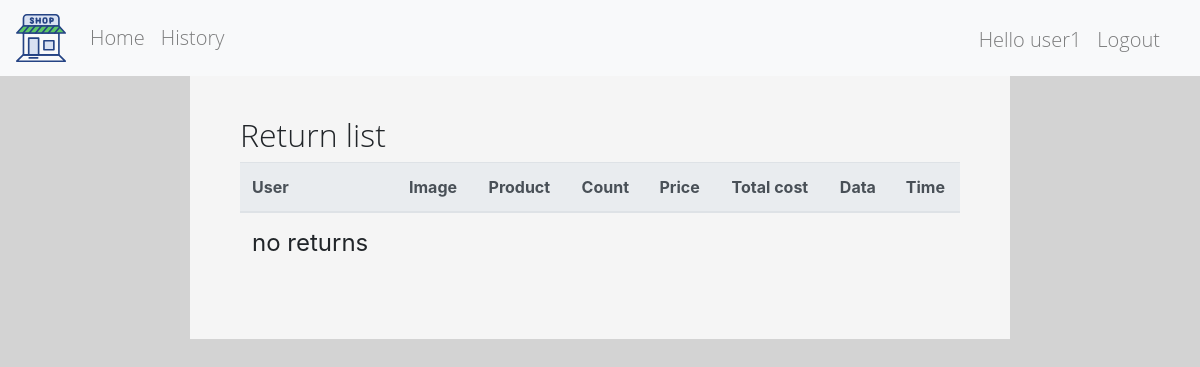
The page /return_list/ (signed in) on the database as committed earlier.
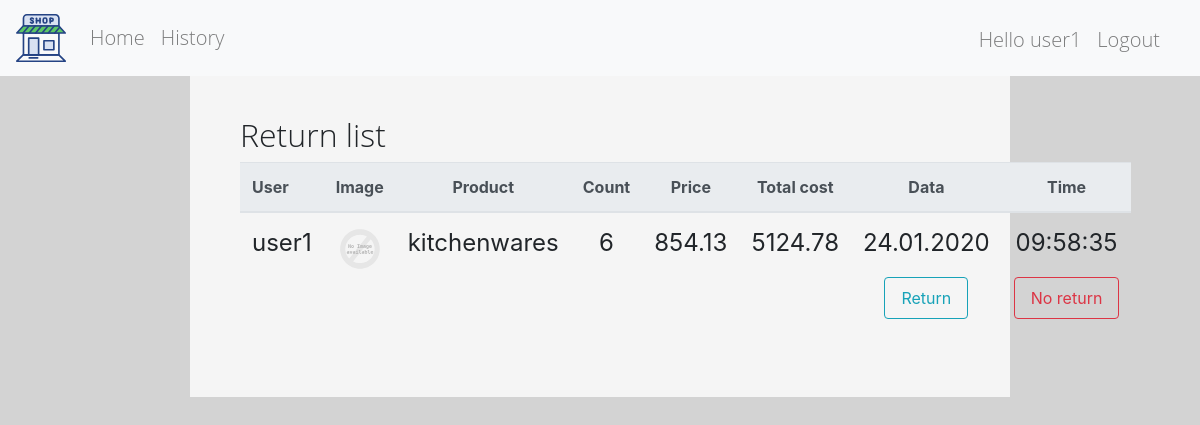
The same page on the database as committed later.
### shop/models.py (models this page shows, shortened)
class Return(models.Model):
    purchase = models.OneToOneField(to=Purchase, on_delete=models.CASCADE, primary_key=True, related_name='purchase')
    time = models.DateTimeField(auto_now_add=True)

class Purchase(models.Model):
    buyer = models.ForeignKey(User, on_delete=models.DO_NOTHING)
    product = models.ForeignKey(Product, on_delete=models.DO_NOTHING, related_name='product')
    count = models.PositiveIntegerField()
    time = models.DateTimeField(auto_now_add=True)

class Product(models.Model):
    name = models.CharField(max_length=50)
    description = models.CharField(max_length=256)
    price = models.DecimalField(
        decimal_places=2,
        max_digits=12,
        validators=[MinValueValidator(Decimal('0.01'))]
    )
    photo = models.FileField(upload_to='shop/product_image/')
    count = models.PositiveIntegerField()

### shop/views.py (the view)
# urls.py: path('return_list/', ReturnList.as_view(), name='return_list'),
class ReturnList(ListView):
    template_name = 'shop/return/list.html'
    model = models.Return
    context_object_name = 'returns'
    paginate_by = 6
    ordering = 'time'
    page_kwarg = 'page'
    def setup(self, request, *args, **kwargs):
        super().setup(request, *args, **kwargs)
        self.get_queryset()
    def get_queryset(self):
        qs = super().get_queryset()
        qs = qs.annotate(total=ExpressionWrapper(
            F('purchase__count') * F('purchase__product__price'), output_field=DecimalField()))
        return qs
    def get_context_data(self, *, object_list=None, **kwargs):
        context = super().get_context_data(object_list=None, **kwargs)
        return context

### shop/templates/shop/return/list.html (shortened to what this page needs)
{% extends 'shop/page_item/base.html' %}
{% load staticfiles %}
{% block content %}
    {% if user.is_authenticated %}
        <div class="col-md-8 col-sm-8 col-12 col box">
            <h2>Return list</h2>
            <div class="card-group mx-0 px-0">
                <table class="table table-hover">
                    <thead class="thead-light">
                    <tr>
                        <th>User</th>
                        <th scope="col" class="text-center">Image</th>
                        <th scope="col" class="text-center">Product</th>
                        <th scope="col" class="text-center">Count</th>
                        <th scope="col" class="text-center">Price</th>
                        <th scope="col" class="text-center">Total cost</th>
                        <th scope="col" class="text-center">Data</th>
                        <th scope="col" class="text-center">Time</th>
                    </tr>
                    </thead>
                    <tbody class="purchase-list">
                    {% for return in returns %}
                        <tr>
                            <td scope="row">{{ return.purchase.buyer.username }}</td>
                            <td class="text-center">
                                <img src="{{ MEDIA_URL }}{{ return.purchase.product.photo }}" alt="no image"
                                    onerror="if (this.src != 'static/images/alt.svg') this.src = '{% static "images/alt.svg" %}'"
                                >
                            </td>
                            <td>{{ return.purchase.product.name }}</td>
                            <td class="text-center">{{ return.purchase.count }}</td>
                            <td class="text-center">{{ return.purchase.product.price|floatformat:'-2' }}</td>
                            <td class="text-center">{{ return.total|floatformat:'-2' }}</td>
                            <td class="text-center">
                                {{ return.purchase.time|date:"d.m.Y" }}
                                {% include 'shop/purchase/delete_form.html' %}
                            </td>
                            <td class="text-center">
                                {{ return.purchase.time|date:"H:i:s" }}
                                {% include 'shop/return/delete_form.html' %}
                            </td>
                        </tr>
                    {% empty %}
                        <tr>
                            <td>no returns</td>
                        </tr>
                    {% endfor %}
                </table>
            </div>
        </div>
    {% endif %}
{% endblock content %}

### shop/templates/shop/purchase/delete_form.html (shortened to what this page needs)
<form action="{% url 'shop:purchase_delete' return.purchase.pk %}" method="post" class="mt-3">
    <button type="submit" class="nav-link btn btn-outline-info mx-auto">
        Return
    </button>
</form>

### shop/templates/shop/return/delete_form.html (shortened to what this page needs)
<form action="{% url 'shop:return_delete' return.pk %}" method="post" class="mt-3">
    <button type="submit" class="nav-link btn btn-outline-danger mx-auto">
        No return
    </button>
</form>

Rows that differ between the two databases and show on the page:
added Return: purchase.buyer.username "user1", purchase.product.name "kitchenwares", purchase.count "6", purchase.product.price "854.13", total "5124.78", purchase.time "24.01.2020", purchase.time "09:58:35"
Other text that changed with them:
text no longer shown: "no returns"
